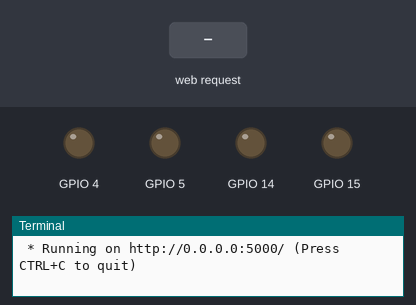
The program below on a simulated Raspberry Pi (BCM pin numbers). On the bench: output pins drawn as LEDs (lit = HIGH), the last lines printed to the terminal. Inputs (shaded band) come from the test bench. The clock reads 2024-03-15 10:24:30 at power-on unless the program sets it.

Above: at 1.2 s.
1.3 s: HTTP request for /led/on received
At 1.7 s:
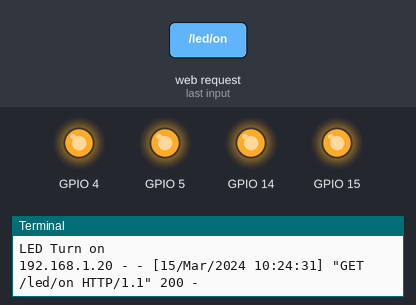
4.3 s: HTTP request for /led/off received
At 5.2 s:
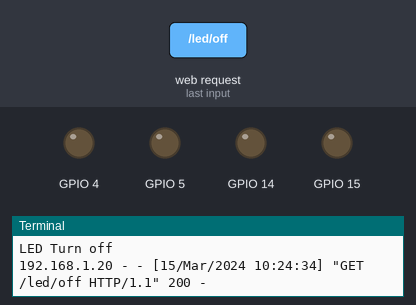
Timing chart, 0 to 7.3 s (numbered marks = the images above; inputs shaded):
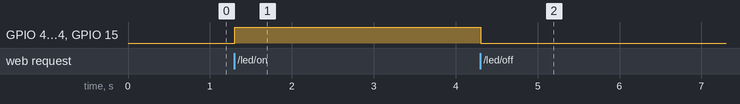

Measured:
- after the input at 1.3 s, GPIO 4, GPIO 5, GPIO 14, GPIO 15: LOW → HIGH at once
- after the input at 4.3 s, GPIO 4, GPIO 5, GPIO 14, GPIO 15: HIGH → LOW at once

The program:

exercise1-1.py
```python
import RPi.GPIO as GPIO
from time import sleep

from flask import Flask
app = Flask(__name__)

status = False

@app.route('/')
def hello():
    return "hello world"

@app.route('/led/<onoff>')
def ledonoff(onoff):
    global status
    if onoff == "on":
        print("LED Turn on")
        status = True
        GPIO.output([4,5,14,15],1)
        return "LED on"
    elif onoff == "off":
        print("LED Turn off")
        status = False
        GPIO.output([4,5,14,15],0)
        return "LED off"
    elif onoff == "party":
        if status == True:
            print("LED Party Mode")
            for _ in range(1, 11):
                GPIO.output([4,5,14,15],0)
                sleep(0.5)
                GPIO.output([4,5,14,15],1)
                sleep(0.5)
            return "LED Party Mode"


if __name__ == "__main__":
    GPIO.setmode(GPIO.BCM)
    GPIO.setup([4,5,14,15],GPIO.OUT,initial=GPIO.LOW)
    app.run(host='0.0.0.0', port=5000, debug=True)
```
